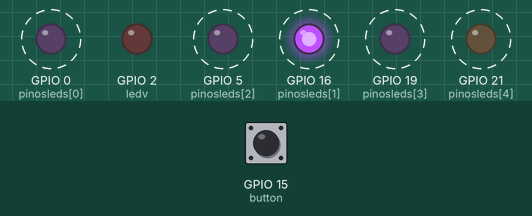
Bench run of a sketch on a simulated ESP32. Parts: output pins drawn as LEDs (lit = HIGH). Dashed ring = blinking. The inputs (shaded band) are chosen by the test bench; at power-on: GPIO 15 (button) HIGH.

Above: at 5.8 s.
5.9 s: GPIO 15 (button) pulled LOW for 2.85 s
At 8.2 s:
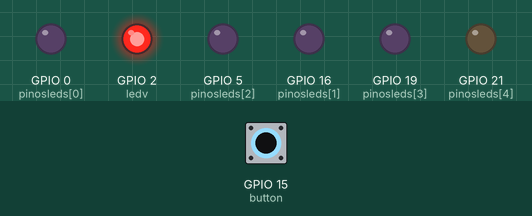
At 9.1 s:
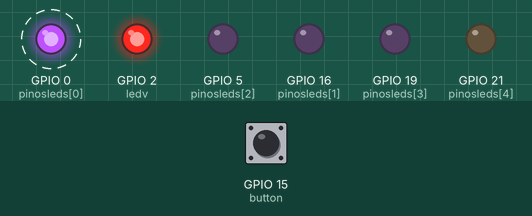
Timing chart, 0 to 23.5 s (numbered marks = the images above; inputs shaded):
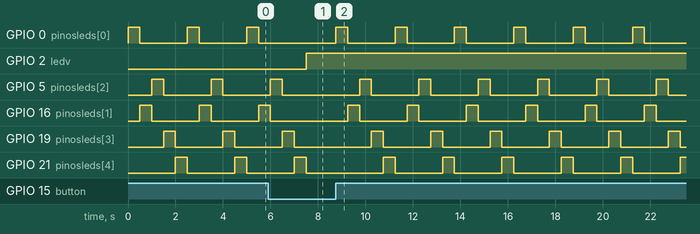

Measured:
- after the input at 5.9 s, GPIO 2 (ledv): LOW → HIGH after 1.6 s
- by itself, GPIO 0 (pinosleds[0]): alternates HIGH for 0.50 s and LOW for 2.0 s
- by itself, GPIO 16 (pinosleds[1]): repeats every 2.5 s: HIGH 0.50 s, LOW 2.0 s

The sketch:

sketch.ino
```cpp
#define qtd_led 5
#define button 15
#define ledv 2

int pinosleds[qtd_led] = {0, 16, 5, 19, 21};

void setup() {
  for (int i = 0; i < qtd_led; i++) {
    pinMode(pinosleds[i], OUTPUT);  // Saída de dados conforme a lista.
  }
  pinMode(ledv, OUTPUT);            // Saída do ledv
  pinMode(button, INPUT_PULLUP);    // Modo de inputar e voltar(ação do pressionar).
}

void loop() {
  while (digitalRead(button) == LOW) {
    digitalWrite(ledv, HIGH);
    // Nada acontece enquanto não pressionar o botão.
  }
  for (int i = 0; i < qtd_led; i++) {
    digitalWrite(pinosleds[i], HIGH);   // Acende o pino[i]
    delay(500);
    digitalWrite(pinosleds[i], LOW);    // Apaga o mesmo pino[i]
  }
}
```
